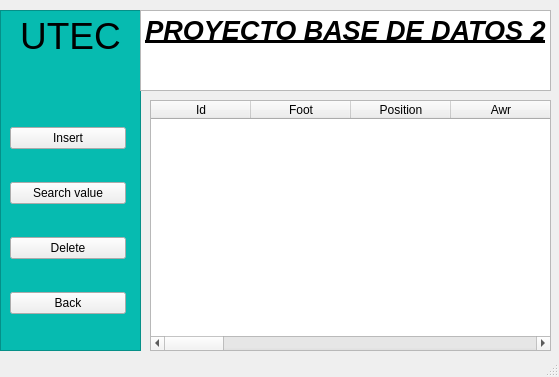
<?xml version="1.0" encoding="UTF-8"?>
<ui version="4.0">
 <class>Dinamyc_fifa</class>
 <widget class="QMainWindow" name="Dinamyc_fifa">
  <property name="geometry">
   <rect>
    <x>0</x>
    <y>0</y>
    <width>559</width>
    <height>377</height>
   </rect>
  </property>
  <property name="windowTitle">
   <string>MainWindow</string>
  </property>
  <widget class="QWidget" name="centralwidget">
   <widget class="QWidget" name="layoutWidget_2">
    <property name="geometry">
     <rect>
      <x>10</x>
      <y>100</y>
      <width>116</width>
      <height>241</height>
     </rect>
    </property>
    <layout class="QGridLayout" name="gridLayout_4">
     <item row="3" column="0">
      <widget class="QPushButton" name="btn_back">
       <property name="text">
        <string>Back</string>
       </property>
      </widget>
     </item>
     <item row="0" column="0">
      <widget class="QPushButton" name="btn_insert">
       <property name="text">
        <string>Insert</string>
       </property>
      </widget>
     </item>
     <item row="2" column="0">
      <widget class="QPushButton" name="btn_delete">
       <property name="text">
        <string>Delete</string>
       </property>
      </widget>
     </item>
     <item row="1" column="0">
      <widget class="QPushButton" name="btn_search1">
       <property name="text">
        <string>Search value</string>
       </property>
      </widget>
     </item>
    </layout>
   </widget>
   <widget class="QTextBrowser" name="titulo">
    <property name="geometry">
     <rect>
      <x>140</x>
      <y>10</y>
      <width>411</width>
      <height>81</height>
     </rect>
    </property>
    <property name="html">
     <string>&lt;!DOCTYPE HTML PUBLIC &quot;-//W3C//DTD HTML 4.0//EN&quot; &quot;http://www.w3.org/TR/REC-html40/strict.dtd&quot;&gt;
&lt;html&gt;&lt;head&gt;&lt;meta name=&quot;qrichtext&quot; content=&quot;1&quot; /&gt;&lt;style type=&quot;text/css&quot;&gt;
p, li { white-space: pre-wrap; }
&lt;/style&gt;&lt;/head&gt;&lt;body style=&quot; font-family:'Ubuntu'; font-size:10pt; font-weight:400; font-style:normal;&quot;&gt;
&lt;p align=&quot;center&quot; style=&quot; margin-top:0px; margin-bottom:0px; margin-left:0px; margin-right:0px; -qt-block-indent:0; text-indent:0px;&quot;&gt;&lt;span style=&quot; font-size:20pt; font-weight:600; font-style:italic; text-decoration: underline;&quot;&gt;PROYECTO BASE DE DATOS 2&lt;/span&gt;&lt;/p&gt;&lt;/body&gt;&lt;/html&gt;</string>
    </property>
   </widget>
   <widget class="QTextBrowser" name="textBrowser">
    <property name="geometry">
     <rect>
      <x>0</x>
      <y>10</y>
      <width>141</width>
      <height>341</height>
     </rect>
    </property>
    <property name="styleSheet">
     <string notr="true">background: rgba(6,187,176,1)</string>
    </property>
    <property name="html">
     <string>&lt;!DOCTYPE HTML PUBLIC &quot;-//W3C//DTD HTML 4.0//EN&quot; &quot;http://www.w3.org/TR/REC-html40/strict.dtd&quot;&gt;
&lt;html&gt;&lt;head&gt;&lt;meta name=&quot;qrichtext&quot; content=&quot;1&quot; /&gt;&lt;style type=&quot;text/css&quot;&gt;
p, li { white-space: pre-wrap; }
&lt;/style&gt;&lt;/head&gt;&lt;body style=&quot; font-family:'Ubuntu'; font-size:10pt; font-weight:400; font-style:normal;&quot;&gt;
&lt;p align=&quot;center&quot; style=&quot; margin-top:0px; margin-bottom:0px; margin-left:0px; margin-right:0px; -qt-block-indent:0; text-indent:0px;&quot;&gt;&lt;span style=&quot; font-size:28pt;&quot;&gt;UTEC&lt;/span&gt;&lt;/p&gt;&lt;/body&gt;&lt;/html&gt;</string>
    </property>
    <property name="overwriteMode">
     <bool>false</bool>
    </property>
   </widget>
   <widget class="QTableWidget" name="table">
    <property name="geometry">
     <rect>
      <x>150</x>
      <y>100</y>
      <width>401</width>
      <height>251</height>
     </rect>
    </property>
    <column>
     <property name="text">
      <string>Id</string>
     </property>
    </column>
    <column>
     <property name="text">
      <string>Foot</string>
     </property>
    </column>
    <column>
     <property name="text">
      <string>Position</string>
     </property>
    </column>
    <column>
     <property name="text">
      <string>Awr</string>
     </property>
    </column>
    <column>
     <property name="text">
      <string>Dwr</string>
     </property>
    </column>
    <column>
     <property name="text">
      <string>Ovr</string>
     </property>
    </column>
    <column>
     <property name="text">
      <string>Pac</string>
     </property>
    </column>
    <column>
     <property name="text">
      <string>Sho</string>
     </property>
    </column>
    <column>
     <property name="text">
      <string>Pas</string>
     </property>
    </column>
    <column>
     <property name="text">
      <string>Dri</string>
     </property>
    </column>
    <column>
     <property name="text">
      <string>Def</string>
     </property>
    </column>
    <column>
     <property name="text">
      <string>Phy</string>
     </property>
    </column>
    <column>
     <property name="text">
      <string>Sm</string>
     </property>
    </column>
    <column>
     <property name="text">
      <string>Div</string>
     </property>
    </column>
    <column>
     <property name="text">
      <string>Pos</string>
     </property>
    </column>
    <column>
     <property name="text">
      <string>Han</string>
     </property>
    </column>
    <column>
     <property name="text">
      <string>Ref</string>
     </property>
    </column>
    <column>
     <property name="text">
      <string>Kic</string>
     </property>
    </column>
    <column>
     <property name="text">
      <string>Spd</string>
     </property>
    </column>
   </widget>
   <zorder>textBrowser</zorder>
   <zorder>layoutWidget_2</zorder>
   <zorder>titulo</zorder>
   <zorder>table</zorder>
  </widget>
  <widget class="QStatusBar" name="statusbar"/>
 </widget>
 <resources/>
 <connections/>
</ui>
